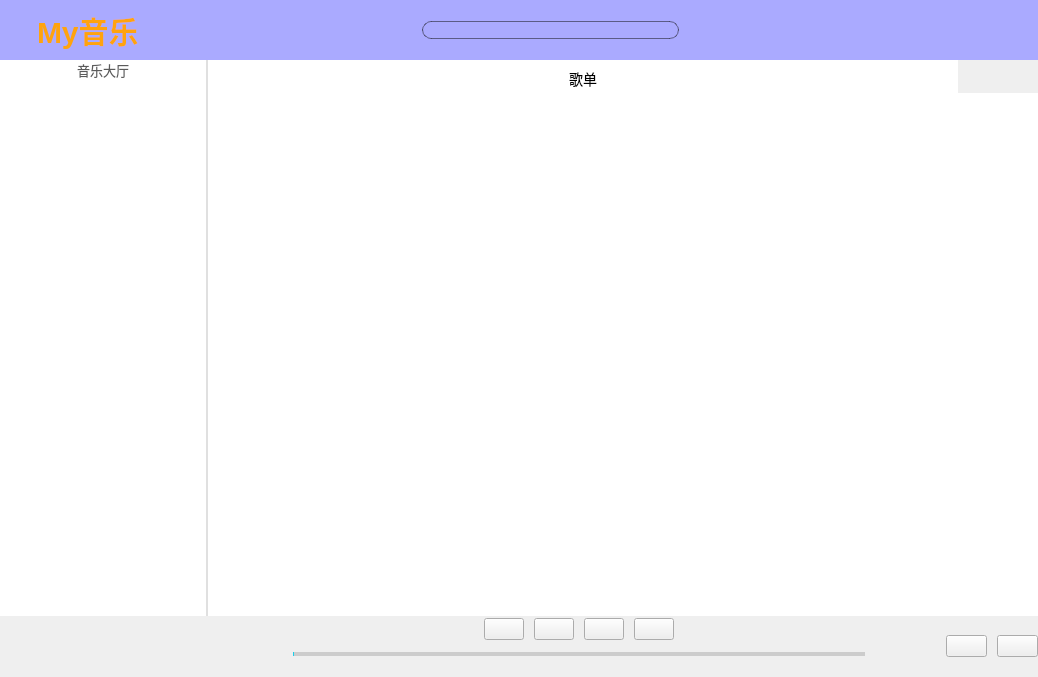
<?xml version="1.0" encoding="UTF-8"?>
<ui version="4.0">
 <class>MainWindow</class>
 <widget class="QWidget" name="MainWindow">
  <property name="geometry">
   <rect>
    <x>0</x>
    <y>0</y>
    <width>1038</width>
    <height>677</height>
   </rect>
  </property>
  <property name="windowTitle">
   <string>Form</string>
  </property>
  <layout class="QHBoxLayout" name="horizontalLayout_10" stretch="0">
   <property name="spacing">
    <number>0</number>
   </property>
   <property name="leftMargin">
    <number>0</number>
   </property>
   <property name="topMargin">
    <number>0</number>
   </property>
   <property name="rightMargin">
    <number>0</number>
   </property>
   <property name="bottomMargin">
    <number>0</number>
   </property>
   <item>
    <widget class="QWidget" name="widget_2" native="true">
     <layout class="QVBoxLayout" name="verticalLayout_3">
      <property name="spacing">
       <number>0</number>
      </property>
      <property name="leftMargin">
       <number>0</number>
      </property>
      <property name="topMargin">
       <number>0</number>
      </property>
      <property name="rightMargin">
       <number>0</number>
      </property>
      <property name="bottomMargin">
       <number>0</number>
      </property>
      <item>
       <widget class="QWidget" name="TitleWidget" native="true">
        <property name="minimumSize">
         <size>
          <width>0</width>
          <height>60</height>
         </size>
        </property>
        <property name="styleSheet">
         <string notr="true">QWidget {
	background-color: rgb(170, 170, 255);
}</string>
        </property>
        <layout class="QHBoxLayout" name="horizontalLayout_5" stretch="1,1,2,2,1,0,0,0,0">
         <property name="spacing">
          <number>0</number>
         </property>
         <property name="leftMargin">
          <number>5</number>
         </property>
         <property name="topMargin">
          <number>0</number>
         </property>
         <property name="rightMargin">
          <number>5</number>
         </property>
         <property name="bottomMargin">
          <number>0</number>
         </property>
         <item>
          <widget class="QPushButton" name="AppPicBtn">
           <property name="minimumSize">
            <size>
             <width>32</width>
             <height>32</height>
            </size>
           </property>
           <property name="maximumSize">
            <size>
             <width>32</width>
             <height>32</height>
            </size>
           </property>
           <property name="styleSheet">
            <string notr="true">background-image: url(:/AppPic.png);
border-style: hidden;</string>
           </property>
           <property name="text">
            <string/>
           </property>
          </widget>
         </item>
         <item>
          <widget class="QLabel" name="AppNameLabel">
           <property name="styleSheet">
            <string notr="true">font-size: 30px;
font-weight: 700;
color: rgb(255, 163, 14);</string>
           </property>
           <property name="text">
            <string>My音乐</string>
           </property>
          </widget>
         </item>
         <item>
          <spacer name="horizontalSpacer_3">
           <property name="orientation">
            <enum>Qt::Horizontal</enum>
           </property>
           <property name="sizeHint" stdset="0">
            <size>
             <width>40</width>
             <height>20</height>
            </size>
           </property>
          </spacer>
         </item>
         <item>
          <widget class="QLineEdit" name="searchLinE">
           <property name="focusPolicy">
            <enum>Qt::ClickFocus</enum>
           </property>
           <property name="contextMenuPolicy">
            <enum>Qt::DefaultContextMenu</enum>
           </property>
           <property name="styleSheet">
            <string notr="true">QLineEdit {
	border: 1px solid rgba(12, 12, 12, 0.5);
	border-radius: 9px;
}

QLineEdit::hover {
	border: 1px solid rgb(79, 79, 79);
}</string>
           </property>
           <property name="maxLength">
            <number>30</number>
           </property>
          </widget>
         </item>
         <item>
          <widget class="QWidget" name="widget_10" native="true">
           <property name="minimumSize">
            <size>
             <width>150</width>
             <height>0</height>
            </size>
           </property>
           <layout class="QHBoxLayout" name="horizontalLayout_4">
            <property name="spacing">
             <number>0</number>
            </property>
            <property name="leftMargin">
             <number>0</number>
            </property>
            <property name="topMargin">
             <number>0</number>
            </property>
            <property name="rightMargin">
             <number>0</number>
            </property>
            <property name="bottomMargin">
             <number>0</number>
            </property>
            <item>
             <widget class="QLabel" name="HeadPicLabel">
              <property name="text">
               <string/>
              </property>
             </widget>
            </item>
            <item>
             <widget class="QLabel" name="UserNameLabel">
              <property name="styleSheet">
               <string notr="true">font-weight: 500;
color: #fff;</string>
              </property>
              <property name="text">
               <string/>
              </property>
             </widget>
            </item>
           </layout>
          </widget>
         </item>
         <item>
          <spacer name="horizontalSpacer_5">
           <property name="orientation">
            <enum>Qt::Horizontal</enum>
           </property>
           <property name="sizeHint" stdset="0">
            <size>
             <width>40</width>
             <height>20</height>
            </size>
           </property>
          </spacer>
         </item>
         <item>
          <widget class="QWidget" name="widget_11" native="true">
           <property name="maximumSize">
            <size>
             <width>16777215</width>
             <height>16777215</height>
            </size>
           </property>
           <layout class="QHBoxLayout" name="horizontalLayout_9">
            <property name="spacing">
             <number>0</number>
            </property>
            <property name="leftMargin">
             <number>0</number>
            </property>
            <property name="topMargin">
             <number>0</number>
            </property>
            <property name="rightMargin">
             <number>0</number>
            </property>
            <property name="bottomMargin">
             <number>0</number>
            </property>
            <item>
             <widget class="QPushButton" name="pushButton">
              <property name="minimumSize">
               <size>
                <width>30</width>
                <height>45</height>
               </size>
              </property>
              <property name="toolTip">
               <string>换色</string>
              </property>
              <property name="styleSheet">
               <string notr="true">QPushButton {
	qproperty-icon: url(:/Skin.png);
	border-style: hidden;
}

QPushButton::hover {
	background-color: rgb(183, 221, 255);
}</string>
              </property>
              <property name="text">
               <string/>
              </property>
             </widget>
            </item>
            <item>
             <widget class="QPushButton" name="SetBtn">
              <property name="minimumSize">
               <size>
                <width>30</width>
                <height>45</height>
               </size>
              </property>
              <property name="toolTip">
               <string>设置</string>
              </property>
              <property name="styleSheet">
               <string notr="true">QPushButton{
	qproperty-icon: url(:/Set.png);
	border-style: hidden;
}

QPushButton::hover {
	background-color: rgb(183, 221, 255);
}
</string>
              </property>
              <property name="text">
               <string/>
              </property>
             </widget>
            </item>
           </layout>
          </widget>
         </item>
         <item>
          <spacer name="horizontalSpacer_4">
           <property name="orientation">
            <enum>Qt::Horizontal</enum>
           </property>
           <property name="sizeHint" stdset="0">
            <size>
             <width>40</width>
             <height>20</height>
            </size>
           </property>
          </spacer>
         </item>
         <item>
          <widget class="QWidget" name="widget_7" native="true">
           <property name="maximumSize">
            <size>
             <width>60</width>
             <height>60</height>
            </size>
           </property>
           <layout class="QHBoxLayout" name="horizontalLayout_8">
            <property name="spacing">
             <number>0</number>
            </property>
            <property name="leftMargin">
             <number>0</number>
            </property>
            <property name="topMargin">
             <number>0</number>
            </property>
            <property name="rightMargin">
             <number>0</number>
            </property>
            <property name="bottomMargin">
             <number>0</number>
            </property>
            <item>
             <widget class="QPushButton" name="MinWindowBtn">
              <property name="minimumSize">
               <size>
                <width>30</width>
                <height>45</height>
               </size>
              </property>
              <property name="toolTip">
               <string>最小化</string>
              </property>
              <property name="styleSheet">
               <string notr="true">QPushButton {
	qproperty-icon: url(:/MinWin.png);
	border-style: hidden;
}

QPushButton::hover {
	background-color: rgb(183, 221, 255);
}</string>
              </property>
              <property name="text">
               <string/>
              </property>
             </widget>
            </item>
            <item>
             <widget class="QPushButton" name="ClearWindowBtn">
              <property name="minimumSize">
               <size>
                <width>30</width>
                <height>45</height>
               </size>
              </property>
              <property name="toolTip">
               <string>关闭</string>
              </property>
              <property name="styleSheet">
               <string notr="true">QPushButton {
	qproperty-icon: url(:/Clear.png);
	border-style: hidden;
}

QPushButton::hover {
	background-color: rgb(183, 221, 255);
}</string>
              </property>
              <property name="text">
               <string/>
              </property>
             </widget>
            </item>
           </layout>
          </widget>
         </item>
        </layout>
       </widget>
      </item>
      <item>
       <widget class="QWidget" name="widget" native="true">
        <layout class="QHBoxLayout" name="horizontalLayout" stretch="1,4">
         <property name="spacing">
          <number>0</number>
         </property>
         <property name="leftMargin">
          <number>0</number>
         </property>
         <property name="topMargin">
          <number>0</number>
         </property>
         <property name="rightMargin">
          <number>0</number>
         </property>
         <property name="bottomMargin">
          <number>0</number>
         </property>
         <item>
          <widget class="QListWidget" name="functionList">
           <property name="styleSheet">
            <string notr="true">QListWidget {
	border-style: none;
	outline-style: none;
	border-right: 2px solid rgb(224,224,224);
}

QListWidget::item {
	font-weight: 300;
	color: rgb(91, 91, 91);
}

QListWidget:item::selected {
	font-weight: 500;
	font-size: 13px;
	color: #000;
	background-color: rgb(246, 246, 246);
}

QListWidget:item::hover {
	background-color: rgb(246, 246, 246);
}</string>
           </property>
           <item>
            <property name="text">
             <string>音乐大厅</string>
            </property>
            <property name="font">
             <font>
              <pointsize>10</pointsize>
             </font>
            </property>
            <property name="textAlignment">
             <set>AlignCenter</set>
            </property>
           </item>
          </widget>
         </item>
         <item>
          <widget class="QStackedWidget" name="functionWidget">
           <property name="styleSheet">
            <string notr="true"/>
           </property>
           <property name="currentIndex">
            <number>0</number>
           </property>
           <widget class="QWidget" name="page">
            <layout class="QVBoxLayout" name="verticalLayout_4">
             <property name="spacing">
              <number>0</number>
             </property>
             <property name="leftMargin">
              <number>0</number>
             </property>
             <property name="topMargin">
              <number>0</number>
             </property>
             <property name="rightMargin">
              <number>0</number>
             </property>
             <property name="bottomMargin">
              <number>0</number>
             </property>
             <item>
              <widget class="QTableWidget" name="tableWidget">
               <property name="minimumSize">
                <size>
                 <width>0</width>
                 <height>556</height>
                </size>
               </property>
               <property name="styleSheet">
                <string notr="true">QHeaderView::section
{
    font-size:14px;
    background: white;
    border: none;
	padding-top: 5px;
}

QScrollBar::add-page:vertical, QScrollBar::sub-page:vertical {
	background:	rgba(255,255,255,10%);
}</string>
               </property>
               <property name="frameShape">
                <enum>QFrame::NoFrame</enum>
               </property>
               <property name="editTriggers">
                <set>QAbstractItemView::AnyKeyPressed|QAbstractItemView::DoubleClicked|QAbstractItemView::EditKeyPressed</set>
               </property>
               <property name="showGrid">
                <bool>false</bool>
               </property>
               <property name="gridStyle">
                <enum>Qt::NoPen</enum>
               </property>
               <property name="rowCount">
                <number>0</number>
               </property>
               <property name="columnCount">
                <number>1</number>
               </property>
               <attribute name="horizontalHeaderDefaultSectionSize">
                <number>750</number>
               </attribute>
               <attribute name="horizontalHeaderHighlightSections">
                <bool>true</bool>
               </attribute>
               <attribute name="horizontalHeaderMinimumSectionSize">
                <number>50</number>
               </attribute>
               <attribute name="verticalHeaderDefaultSectionSize">
                <number>37</number>
               </attribute>
               <attribute name="verticalHeaderMinimumSectionSize">
                <number>30</number>
               </attribute>
               <column>
                <property name="text">
                 <string>歌单</string>
                </property>
                <property name="font">
                 <font>
                  <family>Microsoft YaHei</family>
                  <pointsize>12</pointsize>
                  <stylestrategy>PreferDefault</stylestrategy>
                 </font>
                </property>
                <property name="textAlignment">
                 <set>AlignCenter</set>
                </property>
               </column>
              </widget>
             </item>
            </layout>
           </widget>
           <widget class="QWidget" name="page_2">
            <layout class="QGridLayout" name="gridLayout">
             <property name="leftMargin">
              <number>0</number>
             </property>
             <property name="topMargin">
              <number>0</number>
             </property>
             <property name="rightMargin">
              <number>0</number>
             </property>
             <property name="bottomMargin">
              <number>0</number>
             </property>
             <property name="spacing">
              <number>0</number>
             </property>
             <item row="0" column="0">
              <widget class="QLabel" name="NoMusicLabel">
               <property name="font">
                <font>
                 <pointsize>15</pointsize>
                </font>
               </property>
               <property name="styleSheet">
                <string notr="true"/>
               </property>
               <property name="text">
                <string>没有查找到此音乐</string>
               </property>
               <property name="alignment">
                <set>Qt::AlignHCenter|Qt::AlignTop</set>
               </property>
              </widget>
             </item>
            </layout>
           </widget>
           <widget class="QWidget" name="SetPage">
            <property name="styleSheet">
             <string notr="true">background-color: rgb(241, 241, 241);</string>
            </property>
            <layout class="QHBoxLayout" name="horizontalLayout_11">
             <property name="spacing">
              <number>0</number>
             </property>
             <property name="leftMargin">
              <number>0</number>
             </property>
             <property name="topMargin">
              <number>0</number>
             </property>
             <property name="rightMargin">
              <number>0</number>
             </property>
             <property name="bottomMargin">
              <number>0</number>
             </property>
             <item>
              <layout class="QVBoxLayout" name="verticalLayout"/>
             </item>
            </layout>
           </widget>
          </widget>
         </item>
        </layout>
       </widget>
      </item>
      <item>
       <widget class="QWidget" name="widget_3" native="true">
        <layout class="QHBoxLayout" name="horizontalLayout_7" stretch="3,8,1">
         <property name="spacing">
          <number>0</number>
         </property>
         <property name="leftMargin">
          <number>0</number>
         </property>
         <property name="topMargin">
          <number>0</number>
         </property>
         <property name="rightMargin">
          <number>0</number>
         </property>
         <property name="bottomMargin">
          <number>0</number>
         </property>
         <item>
          <widget class="QWidget" name="widget_9" native="true">
           <property name="minimumSize">
            <size>
             <width>212</width>
             <height>61</height>
            </size>
           </property>
           <property name="maximumSize">
            <size>
             <width>212</width>
             <height>61</height>
            </size>
           </property>
           <layout class="QVBoxLayout" name="verticalLayout_5">
            <property name="leftMargin">
             <number>0</number>
            </property>
            <property name="topMargin">
             <number>0</number>
            </property>
            <property name="rightMargin">
             <number>0</number>
            </property>
            <property name="bottomMargin">
             <number>0</number>
            </property>
            <item>
             <widget class="QLabel" name="musicName">
              <property name="maximumSize">
               <size>
                <width>16777215</width>
                <height>16777215</height>
               </size>
              </property>
              <property name="font">
               <font>
                <family>微软雅黑</family>
                <pointsize>10</pointsize>
               </font>
              </property>
              <property name="styleSheet">
               <string notr="true">padding-left: 20px;</string>
              </property>
              <property name="text">
               <string/>
              </property>
             </widget>
            </item>
           </layout>
          </widget>
         </item>
         <item>
          <widget class="QWidget" name="widget_6" native="true">
           <layout class="QVBoxLayout" name="verticalLayout_2">
            <property name="spacing">
             <number>0</number>
            </property>
            <property name="leftMargin">
             <number>0</number>
            </property>
            <property name="topMargin">
             <number>0</number>
            </property>
            <property name="rightMargin">
             <number>0</number>
            </property>
            <item>
             <widget class="QWidget" name="widget_5" native="true">
              <layout class="QHBoxLayout" name="horizontalLayout_3" stretch="2,0,0,0,0,2">
               <property name="spacing">
                <number>10</number>
               </property>
               <property name="leftMargin">
                <number>0</number>
               </property>
               <property name="topMargin">
                <number>0</number>
               </property>
               <property name="rightMargin">
                <number>0</number>
               </property>
               <property name="bottomMargin">
                <number>0</number>
               </property>
               <item>
                <spacer name="horizontalSpacer_2">
                 <property name="orientation">
                  <enum>Qt::Horizontal</enum>
                 </property>
                 <property name="sizeHint" stdset="0">
                  <size>
                   <width>40</width>
                   <height>20</height>
                  </size>
                 </property>
                </spacer>
               </item>
               <item>
                <widget class="QPushButton" name="switchBtn">
                 <property name="toolTip">
                  <string>列表循环</string>
                 </property>
                 <property name="text">
                  <string/>
                 </property>
                </widget>
               </item>
               <item>
                <widget class="QPushButton" name="lastMusicBtn">
                 <property name="toolTip">
                  <string>上一首</string>
                 </property>
                 <property name="text">
                  <string/>
                 </property>
                </widget>
               </item>
               <item>
                <widget class="QPushButton" name="stopMusicBtn">
                 <property name="toolTip">
                  <string>播放</string>
                 </property>
                 <property name="styleSheet">
                  <string notr="true"/>
                 </property>
                 <property name="text">
                  <string/>
                 </property>
                 <property name="shortcut">
                  <string>Space</string>
                 </property>
                 <property name="checkable">
                  <bool>true</bool>
                 </property>
                </widget>
               </item>
               <item>
                <widget class="QPushButton" name="nextMusicBtn">
                 <property name="toolTip">
                  <string>下一首</string>
                 </property>
                 <property name="text">
                  <string/>
                 </property>
                </widget>
               </item>
               <item>
                <spacer name="horizontalSpacer">
                 <property name="orientation">
                  <enum>Qt::Horizontal</enum>
                 </property>
                 <property name="sizeHint" stdset="0">
                  <size>
                   <width>40</width>
                   <height>20</height>
                  </size>
                 </property>
                </spacer>
               </item>
              </layout>
             </widget>
            </item>
            <item>
             <widget class="QWidget" name="widget_4" native="true">
              <layout class="QHBoxLayout" name="horizontalLayout_2" stretch="1,8,1">
               <property name="spacing">
                <number>10</number>
               </property>
               <property name="leftMargin">
                <number>0</number>
               </property>
               <property name="topMargin">
                <number>0</number>
               </property>
               <property name="rightMargin">
                <number>0</number>
               </property>
               <property name="bottomMargin">
                <number>0</number>
               </property>
               <item>
                <widget class="QLabel" name="startMusicLabel">
                 <property name="font">
                  <font>
                   <family>微软雅黑</family>
                   <pointsize>8</pointsize>
                  </font>
                 </property>
                 <property name="text">
                  <string/>
                 </property>
                 <property name="alignment">
                  <set>Qt::AlignRight|Qt::AlignTrailing|Qt::AlignVCenter</set>
                 </property>
                </widget>
               </item>
               <item>
                <widget class="QSlider" name="MusicTimeSlider">
                 <property name="styleSheet">
                  <string notr="true">/*未划过区域的美化*/ 
QSlider::groove
{
	background: rgb(204, 204, 204);
	height:4px;
}
/*已划过区域的美化*/
QSlider::sub-page
{
	background-color: rgb(26,207,235);
	height:4px;
}
/*滑块的美化*/
QSlider::handle
{		
	
	border-image: url(:/handle.png);
	width:10px;
	margin:-3px -3px -3px -3px;	
}

</string>
                 </property>
                 <property name="orientation">
                  <enum>Qt::Horizontal</enum>
                 </property>
                </widget>
               </item>
               <item>
                <widget class="QLabel" name="endMusicLabel">
                 <property name="font">
                  <font>
                   <family>微软雅黑</family>
                   <pointsize>8</pointsize>
                  </font>
                 </property>
                 <property name="text">
                  <string/>
                 </property>
                </widget>
               </item>
              </layout>
             </widget>
            </item>
           </layout>
          </widget>
         </item>
         <item>
          <widget class="QWidget" name="widget_8" native="true">
           <layout class="QHBoxLayout" name="horizontalLayout_6">
            <property name="spacing">
             <number>10</number>
            </property>
            <property name="leftMargin">
             <number>0</number>
            </property>
            <property name="topMargin">
             <number>0</number>
            </property>
            <property name="rightMargin">
             <number>0</number>
            </property>
            <property name="bottomMargin">
             <number>0</number>
            </property>
            <item>
             <widget class="QPushButton" name="volumeBtn">
              <property name="toolTip">
               <string>音量</string>
              </property>
              <property name="styleSheet">
               <string notr="true"/>
              </property>
              <property name="text">
               <string/>
              </property>
              <property name="checkable">
               <bool>true</bool>
              </property>
              <property name="checked">
               <bool>false</bool>
              </property>
             </widget>
            </item>
            <item>
             <widget class="QPushButton" name="MusiclistBtn">
              <property name="toolTip">
               <string>播放列表</string>
              </property>
              <property name="text">
               <string/>
              </property>
              <property name="checkable">
               <bool>true</bool>
              </property>
             </widget>
            </item>
           </layout>
          </widget>
         </item>
        </layout>
       </widget>
      </item>
     </layout>
    </widget>
   </item>
  </layout>
 </widget>
 <resources/>
 <connections/>
</ui>
